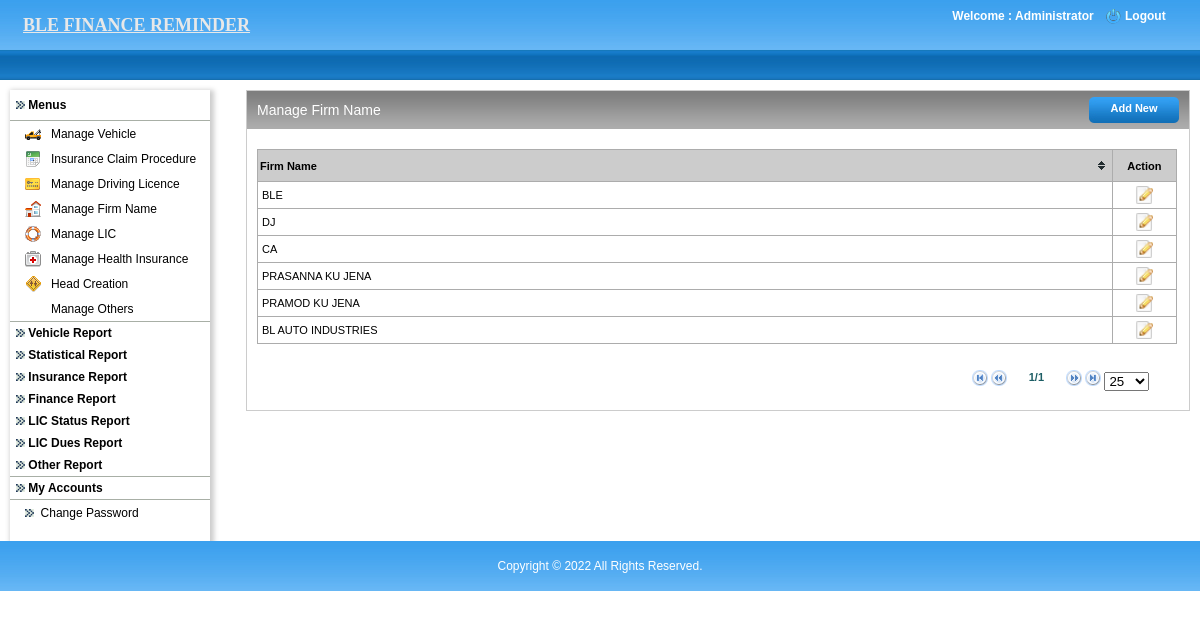
/admin/manage_firm_name.php (signed in), run on the app's committed database.
### tables this page shows
CREATE TABLE IF NOT EXISTS `firms` (
  `id` int(11) NOT NULL AUTO_INCREMENT,
  `firm_name` varchar(255) NOT NULL,
  PRIMARY KEY (`id`)
);

### includes/class.dbFunctions.php (called while the page is built, shortened)
<?php
class Dbfunctions extends Pagination
{
public $mysqli;
public function __construct()
{
	$localhost = "localhost";
	$username = "root";
	$password = "";
	$db = "ble_finance_latest";
	$this->mysqli = new mysqli($localhost,$username,$password,$db) or
		die('Oops connection error -> ' . mysqli_connect_error());
}
	function get_session(){
		if(isset($_SESSION['login'])){
			return $_SESSION['login'];
		}
	}
	function getDataFromTable($tblName, $fldName,  $optCondition){
		$defaultVal="";
		if(trim($optCondition) != ""){
			$condition = $optCondition ;
		}else{
			$condition = "";
		}
		$rs = $this->mysqli->query("select " . $fldName . " from " . $tblName . " where " . $condition);
		if( (!($rs)) || (!($rec=$rs->fetch_array(MYSQLI_BOTH)))){
			return $defaultVal;
		}else if(is_null($rec[0])){
			return $defaultVal;
		}else{
			return $rec[0];
		}
	}
	function countRows($tblName,$optCondition=""){
		if(trim($optCondition) != ""){
			$condition = " WHERE " . $optCondition;
		}else{
			$condition = "";
		}
		$sql="SELECT * FROM " . $tblName . $condition;
		$result = $this->mysqli->query($sql);
		if($result){
			$num=$result->num_rows;
			return $num;
		}
	}
	function fetch($tblName,$optCondition="",$optorder="",$optlimit="",$optorderType="ASC"){
		if(trim($optCondition) != ""){
			$condition = " WHERE " . $optCondition;
		}else{
			$condition = "";
		}
		if(trim($optlimit) != ""){
			$limit = " ".$optlimit;
		}else{
			$limit = "";
		}
		if(trim($optorder) != ""){
			$sql = "SELECT * FROM " . $tblName . $condition ." ORDER BY ". $optorder." ".$optorderType. $limit;
		}else{
			$sql = "SELECT * FROM " . $tblName . $condition. $limit;
		}
		$result = $this->mysqli->query($sql);
		while($row =$result->fetch_array(MYSQLI_BOTH)){
			$result_array[] = $row;
		}
		if(count($result_array)>0){
			return $result_array;
		}else{
			$default_val=array();
			return $default_val;
		}
	}
}
?>

### admin/manage_firm_name.php (the view, shortened to what this page needs)
<?php
include_once '../includes/class.dbFunctions.php';
$db = new Dbfunctions();
include 'application_top.php';
?>
<link href="css/style.css" rel="stylesheet" type="text/css" />
<body>
<table width="100%" border="0" cellspacing="0" cellpadding="0">
  <tr>
    <td align="center" valign="middle" ><?php include 'header.php'; ?></td>
  </tr>
  <tr>
    <td align="left" valign="top"><table width="100%" border="0" cellspacing="0" cellpadding="0">
      <tr>
        <td width="10">&nbsp;</td>
        <td align="left" valign="top"><table width="100%" border="0" cellspacing="0" cellpadding="0">
          <tr>
            <td height="10" colspan="3" align="left" valign="top"></td>
            </tr>
          <tr>
            <td width="226" align="left" valign="top" height="365"><?php include 'left.php';?></td>
            <td width="10">&nbsp;</td>
            <td align="left" valign="top">
			<table width="100%" border="0" cellspacing="0" cellpadding="0" style="border:solid 1px; border-color:#CCC;">
              <tr>
                <td align="left" valign="top"><table width="100%" border="0" cellspacing="0" cellpadding="0">
                    <tr>
                      <td width="10" align="left" valign="top"><img src="images/leftbox-bg.jpg" alt="leftboxbg" width="10" height="38" /></td>
                      <td class="midboxbg"><table width="100%" border="0" cellspacing="0" cellpadding="0">
                        <tr>
                          <td width="50%" align="left" valign="middle"><h2>Manage Firm Name</h2></td>
                          <td width="50%" align="right" valign="middle"><h2><a href="add_firm_name.php" class="linkButton">Add New </a></h2></td>
                        </tr>
                      </table></td>
                      <td width="10" align="right" valign="top"><img src="images/rightbox-bg.jpg" alt="rightboxbg" width="10" height="38" /></td>
                    </tr>
                </table></td>
              </tr>
              <tr>
                <td align="left" valign="top">
				<table width="100%" border="0" cellspacing="0" cellpadding="0">
                  <tr>
                    <td height="5" colspan="3"></td>
                  </tr>
                  <tr>
                    <td height="5" colspan="3"></td>
                    </tr>
                  <tr>
                    <td>&nbsp;</td>
                    <td align="center" valign="top">
					<table height="61" border="1" align="center" cellpadding="0" cellspacing="0" bordercolor="#ACACAC"  class="tablesorter" id="sort_table" width="100%">
                      <thead>
                        <tr>
                          <th height="27" align="left" valign="middle" class="fetch_headers">Firm Name </th>
						  <th colspan="3" align="center" valign="middle" class="fetch_headers">Action</th>
                          </tr>
                      </thead>
                      <tbody>
                        <?php
						 $num=$db->countRows('firms');
						 foreach($db->fetch('firms') as $res) {
			             ?>
                        <tr bgcolor="<?=$color;?>"  onmouseover="this.style.backgroundColor='#E6E6E6'" onMouseOut="this.style.backgroundColor=''">
                          <td align="left" class="fetch_contents"><?php echo $res["firm_name"]; ?></td>
						   <td width="7%" align="center" bgcolor="<?=$color;?>" class="fetch_contents">
						   <a href="edit_firm_name.php?id=<?php echo $res["id"];?>"  class="linktext">
						   <img src="images/edit.png" width="18" height="18" title="Edit"></a></td>
                        </tr>
                        <?php } ?>
                      </tbody>
                    </table>					</td>
                    <td>&nbsp;</td>
                  </tr>
                  <tr>
                    <td width="10">&nbsp;</td>
                    <td>&nbsp;</td>
                    <td width="12">&nbsp;</td>
                  </tr>
                  <tr>
                    <td>&nbsp;</td>
                    <td align="right">
					<table width="94%" border="0" cellpadding="0" cellspacing="0" align="center">
                      <tr>
                        <td width="76%" align="center">&nbsp;</td>
                        <td width="24%" >
						<?php if($num > 0) { ?>
						<form>
                          <div id="pager" class="pager" style="text-align:right; padding-top:10px;">
						  <img src="table_sorter/icons/first.png" alt="first" width="16" height="16" class="first"/>
						  <img src="table_sorter/icons/prev.png" alt="prev" width="16" height="16" class="prev"/>
                            <input name="text" type="text" class="pagedisplay trans" size="5" readonly=""/>
                            <img src="table_sorter/icons/next.png" width="16" height="16" class="next"/>
							<img src="table_sorter/icons/last.png" width="16" height="16" class="last"/>
                            <select name="select" class="pagesize">
                              <option selected="selected"  value="25">25</option>
                            </select>
                          </div>
                        </form>
						<?php } ?>
						</td>
                      </tr>
                    </table>
					</td>
                    <td>&nbsp;</td>
                  </tr>
                  <tr>
                    <td>&nbsp;</td>
                    <td>&nbsp;</td>
                    <td>&nbsp;</td>
                  </tr>
                </table>
                  </td>
              </tr>
            </table></td>
            </tr>
        </table></td>
        <td width="10">&nbsp;</td>
      </tr>
    </table></td>
  </tr>
  <tr>
    <td align="center"><?php include 'footer.php';?></td>
  </tr>
</table>
</body>
</html>

### admin/header.php (shortened to what this page needs)
<table width="100%" border="0" cellpadding="0" cellspacing="0" style="background: url(images/top_bg.jpg) repeat-x;">
  <tr>
    <td width="50%" height="50" align="left" valign="middle" style="padding-left:23px;">
    <a href="admin_home.php" class="style3" style="text-decoraon:none; font-size:18px;">BLE FINANCE REMINDER</a></td>
    <td width="50%" align="right" valign="top" style="padding-right:5px;">
	<?php
	if ($db->get_session())
	{
	$client_name=$db->getDataFromTable('admin', 'admin_name',  "id='$_SESSION[admin_id]'");
	?>
	<table width="250" border="0" cellspacing="0" cellpadding="0">
      <tr>
        <td height="8" colspan="3" align="center" valign="middle" class="logouttext"></td>
        </tr>
      <tr>
        <td width="156" align="center" valign="middle" class="logouttext">Welcome : <?php echo $client_name; ?> </td>
        <td width="24" align="center" valign="middle"><a href="logout.php"><img src="images/logout-icon.png" alt="logout_icon" width="15" height="15" border="0"/></a></td>
        <td width="70" align="left" valign="middle"><a href="logout.php" class="logouttext">Logout</a></td>
      </tr>
      <tr>
        <td height="10" colspan="3"></td>
      </tr>
      <tr>
        <td colspan="3" align="left" valign="top">&nbsp;</td>
      </tr>
    </table>
	<?php
	}
	?>	</td>
  </tr>
  <tr>
    <td colspan="2" align="left" valign="middle" class="greenborder" >&nbsp;</td>
  </tr>
</table>

### admin/css/stylesheet.css (style rules this page uses)
body { padding:0; margin:0; color:#555555; font:normal 12px/16px Arial, Helvetica, sans-serif; }
a img { border:none; }
.logouttext { font-family:Arial, Helvetica, sans-serif; font-size:12px; font-weight:bold; color:#ffffff; text-decoration:none; }
.fetch_headers { font-family:Arial, Helvetica, sans-serif; font-size: 12px; font-weight: bold; color:#ffffff; border-bottom:solid 1px #ACACAC; white-space:nowrap; padding-left:5px; background-color:#97D0FC; }
.fetch_contents { font-family:Arial, Helvetica, sans-serif; font-size: 12px; font-weight: normal; color:#000000; padding-left:5px; }
.linktext { font-family:Arial, Helvetica, sans-serif; font-size:12px; color:#4B7E7C; font-weight:bold; }
.trans { border:transparent; background:transparent; font-weight:bold; font-size:11px; text-align:center; margin-bottom:10px; vertical-align:top; color:#1D5E65; }
.linkButton { background:url(../images/btn.jpg) no-repeat; display:block; height:26px; width:90px; font-size: 11px; font-weight:bold; font-family:Arial; color:#ffffff; text-decoration:none; text-align:center; line-height:23px; cursor:pointer; }
.greenborder { background:url(../images/gr-bg.jpg) repeat-x; height:30px; }

### admin/tabcss/style.css (style rules this page uses)
body { margin-left: 0px; margin-top: 0px; margin-right: 0px; margin-bottom: 0px; }

### admin/tabcss/demos.css (style rules this page uses)
body { font-size: 12px; }
table { font-size: 1em; }
body { font-family: "Arial"; }

### admin/table_sorter/themes/blue/style.css (style rules this page uses)
table.tablesorter { font-family:arial; background-color: #CDCDCD; margin-top:10px; font-size: 12px; width:100%; border-collapse:collapse; text-align: left; }
table.tablesorter thead tr th, table.tablesorter tfoot tr th { background-color:#ccc; font-size: 11px; padding: 2px; font-weight:bold; color:#000; }
table.tablesorter thead tr .header { background-image: url(bg.gif); background-repeat: no-repeat; background-position: center right; cursor: pointer; }
table.tablesorter tbody td { color: #000000; padding: 4px; background-color: #FFF; vertical-align: middle; font-size:11px; }

### admin/css/style.css (style rules this page uses)
body { margin:0px;padding:0px;font-family:Arial, Helvetica, sans-serif;font-size:12px;color:#000000; }
a img { border:none; }
.logouttext { font-family:Arial, Helvetica, sans-serif;font-size:12px;font-weight:bold;color:#ffffff;text-decoration:none; }
.midboxbg { background:url(../images/midbox_bg.jpg) repeat-x; width:100%; }
h2 { font-family:Arial, Helvetica, sans-serif;font-size:14px;font-weight:normal;color:#ffffff;padding:0px;margin:0px; }
.fetch_headers { font-family:Arial, Helvetica, sans-serif;font-size: 12px;font-weight: bold;color:#000000;border-bottom:solid 1px #ACACAC;white-space:nowrap;padding-left:5px; }
.linkButton { background:url(../images/btn.jpg) no-repeat; display:block;height:26px; width:90px;font-size: 11px;font-weight:bold; font-family:Arial;color:#000;text-decoration:none;text-align:center;line-height:23px;cursor:pointer; }

### data on the page
firms: firm_name "BLE"
firms: firm_name "DJ"
firms: firm_name "CA"
firms: firm_name "PRASANNA KU JENA"
firms: firm_name "PRAMOD KU JENA"
firms: firm_name "BL AUTO INDUSTRIES"

### other printed values
$client_name "Administrator"
